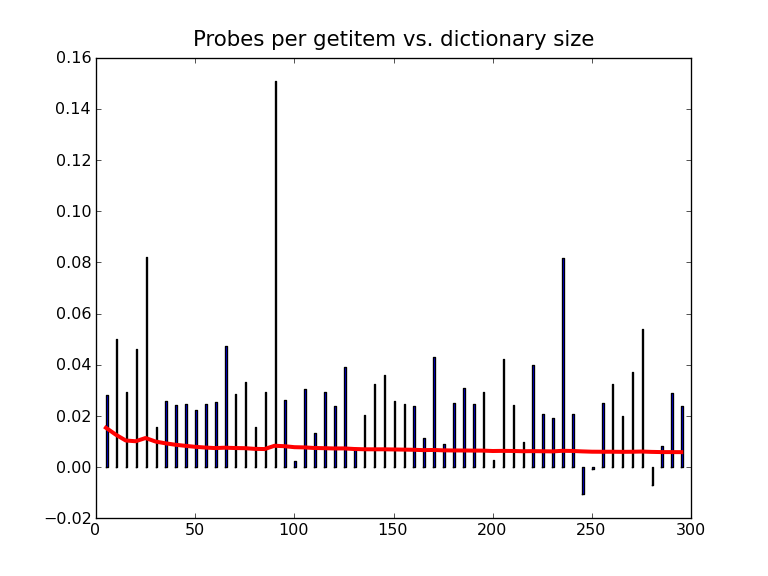

The script that saved this image:
import sys
import matplotlib.pyplot as plt

xa, ya1, ya2 = [], [], []
for line in open('data/malloc_time.txt'):
    n, t, tdelta, tavg = line.split()
    xa.append(int(n))
    ya1.append(float(tdelta))
    ya2.append(float(tavg))

plt.figure(figsize=(8, 6))
plt.bar(xa, ya1) #'c', lw=3)
plt.text(2600, 2.5, 'average', color='c', fontsize=18)

plt.plot(xa, ya2, 'r', lw=3)
plt.text(2600, 9, 'worst', color='r', fontsize=18)

#plt.plot([0, 6000], [1, 1], 'k--', lw=1)
#plt.plot([0, 6000], [2, 2], 'k--', lw=1)
#plt.axis([0, 6000, 0, 20])
plt.title('Probes per getitem vs. dictionary size', fontsize=16)
plt.savefig(sys.argv[1], dpi=96)
